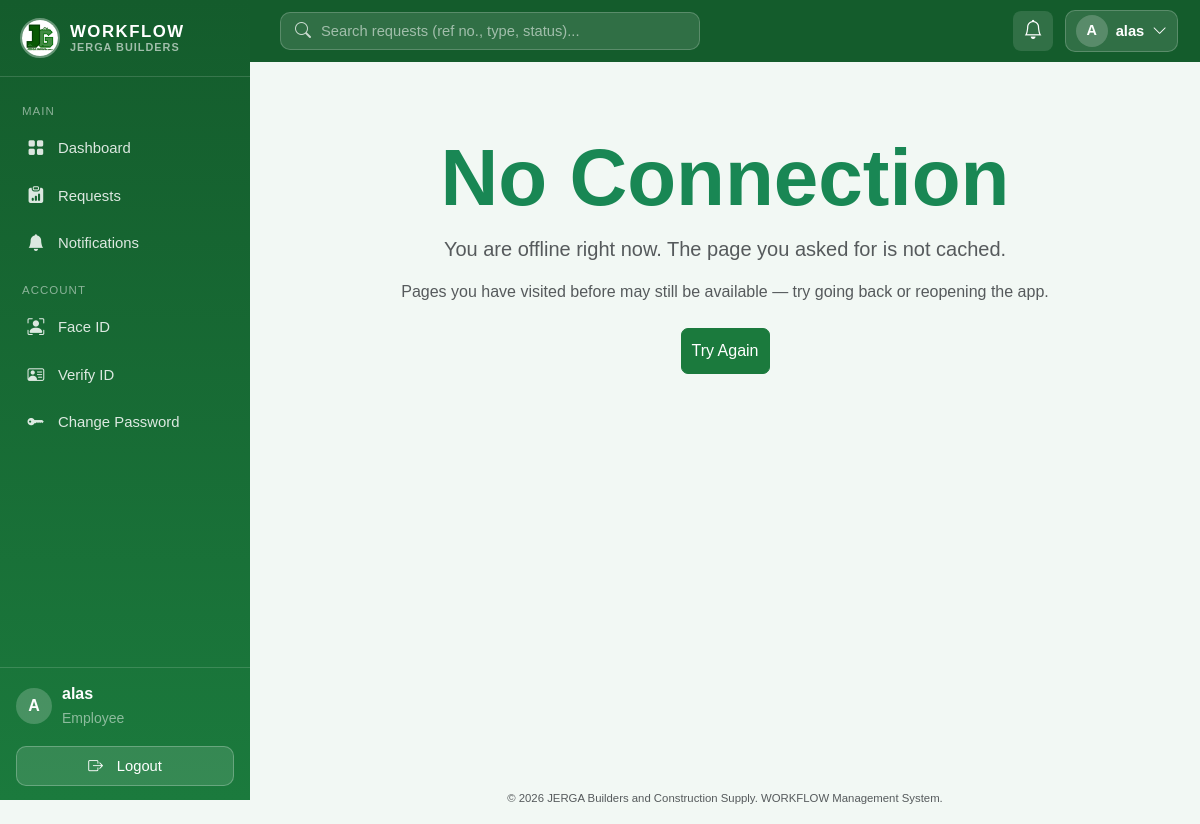
The page /offline (signed in) on the database its author committed.
### models/user.py (models this page shows, shortened)
class User(UserMixin, db.Model):
    __tablename__ = "users"
    id = db.Column(db.Integer, primary_key=True)
    username = db.Column(db.String(80), unique=True, nullable=False)
    email = db.Column(db.String(120), unique=True, nullable=False)
    password_hash = db.Column(db.String(255), nullable=False)
    role = db.Column(db.String(20), nullable=False, default="employee")  # "admin" | "hr" | "employee"
    is_active = db.Column(db.Boolean, default=True, nullable=False)
    created_at = db.Column(db.DateTime, default=db.func.now())
    employee_id = db.Column(db.Integer, db.ForeignKey("employees.id"), unique=True, nullable=True)
    employee = db.relationship("Employee", back_populates="user")
    submitted_requests = db.relationship(
        "EmployeeRequest", foreign_keys="EmployeeRequest.submitted_by_id", back_populates="submitted_by"
    )
    reviewed_requests = db.relationship(
        "EmployeeRequest", foreign_keys="EmployeeRequest.reviewed_by_id", back_populates="reviewed_by"
    )
    notifications = db.relationship(
        "Notification", back_populates="user", lazy=True, cascade="all, delete-orphan"
    )
    face_encoding = db.Column(db.Text, nullable=True)
    face_enrolled_at = db.Column(db.DateTime, nullable=True)
    face_photo = db.Column(db.String(255), nullable=True)
    reset_code = db.Column(db.String(6), nullable=True)
    reset_code_expires = db.Column(db.DateTime, nullable=True)
    id_document = db.Column(db.String(255), nullable=True)          # uploaded file name
    id_document_type = db.Column(db.String(50), nullable=True)
    id_verified = db.Column(db.Boolean, default=False, nullable=False)
    id_verified_by_id = db.Column(db.Integer, db.ForeignKey("users.id"), nullable=True)

### app.py (the view)
    @app.route("/offline")
    def offline():
        return render_template("offline.html")

### models/user.py (called while the page is built)
@login_manager.user_loader
def load_user(user_id):
    return db.session.get(User, int(user_id))

### templates/offline.html (shortened to what this page needs)
{% extends "base.html" %}
{% block content %}
<div class="text-center py-5">
    <h1 class="display-1 fw-bold text-success">No Connection</h1>
    <p class="lead text-muted">
        You are offline right now. The page you asked for is not cached.
    </p>
    <p class="text-muted">
        Pages you have visited before may still be available —
        try going back or reopening the app.
    </p>
    <a href="/" class="btn btn-success mt-2">Try Again</a>
</div>
{% endblock %}

### templates/base.html (shortened to what this page needs)
<!doctype html>
<html lang="en">
<head>
    <link
    rel="stylesheet"
    href="{{ url_for('static', filename='vendor/bootstrap.min.css') }}"
    />
    <link
    rel="stylesheet"
    href="{{ url_for('static', filename='vendor/bootstrap-icons.min.css') }}"
    />
    <link
    rel="stylesheet"
    href="{{ url_for('static', filename='css/style.css') }}"
    />
</head>
<body class="{% if current_user.is_authenticated %}with-sidebar{% endif %}">
    {% if current_user.is_authenticated %}
    <aside class="sidebar" id="sidebar">
    <div class="sidebar-brand">
        <img
        src="{{ url_for('static', filename='img/JERGA.jpg') }}"
        alt="JERGA WORKFLOW logo"
        class="sidebar-logo"
        width="40"
        height="40"
        />
        <div class="sidebar-brand-text">
        <span class="brand-name">WORKFLOW</span>
        <small>JERGA Builders</small>
        </div>
    </div>
    <nav class="sidebar-nav">
        <div class="sidebar-section">Main</div>
        <a
        href="{{ url_for('auth.dashboard') }}"
        class="sidebar-link {% if request.endpoint == 'auth.dashboard' %}active{% endif %}"
        >
        <i class="bi bi-grid-fill sb-icon"></i> Dashboard
        </a>
        <a
        href="{{ url_for('requests.list_requests') }}"
        class="sidebar-link {% if request.endpoint and request.endpoint.startswith('requests') %}active{% endif %}"
        >
        <i class="bi bi-clipboard-data-fill sb-icon"></i> Requests
        </a>
        <a
          href="{{ url_for('notifications.list_notifications') }}"
          class="sidebar-link {% if request.endpoint and request.endpoint.startswith('notifications') %}active{% endif %}"
        >
          <i class="bi bi-bell-fill sb-icon"></i> Notifications
        </a>
        <div class="sidebar-section">Account</div>
        <a
          href="{{ url_for('biometrics.enroll') }}"
          class="sidebar-link {% if request.endpoint == 'biometrics.enroll' %}active{% endif %}"
          title="Face ID settings"
        >
          <i class="bi bi-person-bounding-box sb-icon"></i> Face ID
        </a>
        <a
          href="{{ url_for('biometrics.verify_id') }}"
          class="sidebar-link {% if request.endpoint == 'biometrics.verify_id' %}active{% endif %}"
          title="Valid ID verification"
        >
          <i class="bi bi-person-vcard sb-icon"></i>
          {% if current_user.id_verified %} ID Verified {% elif
          current_user.id_document %} ID Pending {% else %} Verify ID {% endif
          %}
        </a>
        <a
          href="{{ url_for('account.change_password') }}"
          class="sidebar-link {% if request.endpoint == 'account.change_password' %}active{% endif %}"
          title="Change password"
        >
          <i class="bi bi-key-fill sb-icon"></i> Change Password
        </a>
      </nav>
      <div class="sidebar-footer">
        <div class="sidebar-user">
          <div class="avatar">{{ current_user.username|first|upper }}</div>
          <div class="sidebar-user-info">
            <div class="fw-semibold">{{ current_user.username }}</div>
            <small class="text-white-50">{{ current_user.role|title }}</small>
          </div>
        </div>
        <a
          href="{{ url_for('auth.logout') }}"
          class="sidebar-logout w-100 mt-3"
          type="button"
        >
          <i class="bi bi-box-arrow-right me-2"></i>Logout
        </a>
      </div>
    </aside>
    <header class="topbar">
      <form
        class="topbar-search"
        method="GET"
        action="{{ url_for('requests.list_requests') }}"
        role="search"
      >
        <i class="bi bi-search"></i>
        <input
          type="search"
          name="q"
          value="{{ request.args.get('q', '') }}"
          placeholder="Search requests (ref no., type, status)..."
          aria-label="Search requests"
        />
      </form>
      <div class="topbar-actions">
        <a
          href="{{ url_for('notifications.list_notifications') }}"
          class="topbar-bell"
          title="Notifications"
        >
          <i class="bi bi-bell"></i>
        </a>
        <div class="dropdown">
          <button
            class="topbar-profile"
            type="button"
            data-bs-toggle="dropdown"
            data-bs-display="static"
            aria-expanded="false"
          >
            <span class="avatar avatar-sm"
              >{{ current_user.username|first|upper }}</span
            >
            <span class="topbar-name d-none d-sm-inline"
              >{{ current_user.username }}</span
            >
            <i class="bi bi-chevron-down d-none d-sm-inline"></i>
          </button>
        </div>
      </div>
    </header>
    {% endif %}
    <main class="app-main">
       {% block content %}{% endblock %}
    </main>
    <footer class="text-center py-3 text-muted app-footer">
      <small>
        &copy; 2026 JERGA Builders and Construction Supply. WORKFLOW Management
        System.
      </small>
    </footer>
  </body>
</html>

### rows shown on the page
User: username|first "A", username "alas", role "Employee"
